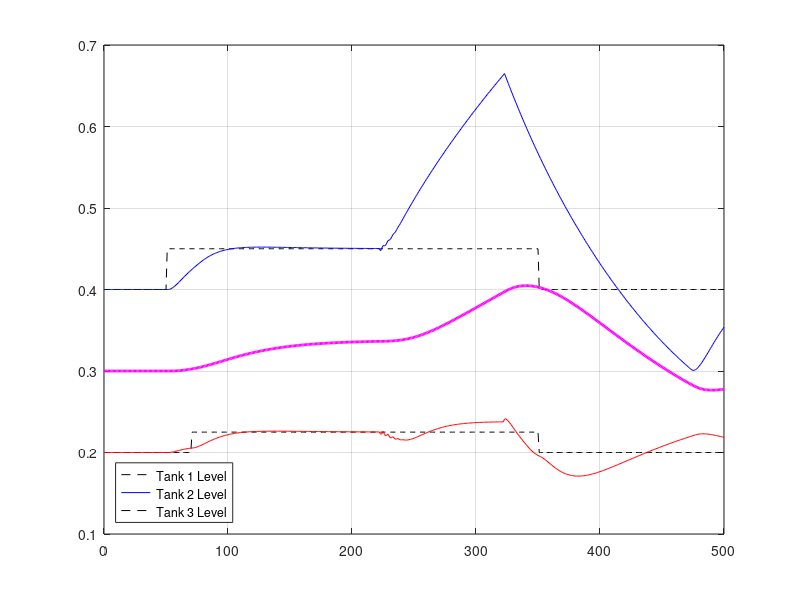

MATLAB code to generate this figure: (Note: this script raises an error after producing the figure.)
load('replay_att_fig')
formatSpec = '%f';
fsz = 10;
% No_attack
% h1=figure(1) 
% set(gca, 'FontSize', fsz, 'LineWidth', 1.5); 
% plot(n,abs_inp_ref(1,1:length(n)),'k--',...
%      n,no_attack(1,1:length(n)),'b',...
%      n,abs_inp_ref(2,1:length(n)),'k--',...
%      n,no_attack(2,1:length(n)),'r',...
%      n,no_attack(3,1:length(n)),'m',...
%      'LineWidth',2),grid
%  
% g = legend('Tank 1 Level','Tank 2 Level','Tank 3 Level','Location','southwest');
% g.FontSize = 14;
% grid on
% axis([20 500 0 0.5])
% grid on;
% xlabel('Time (s)')
% ylabel('Tank 1 Level (m)')
% title('Matlab Simulation: Plant Behavior Without Attacks');
% matlab2tikz('graficas/tikz/fran_no_attack.tikz', 'showInfo', false, 'parseStrings', false, 'standalone', false, 'height', '\figureheight', 'width', '\figurewidth');
%  
% Stealth attack without defense
h2=figure(2), 
plot(n,abs_inp_ref(1,1:length(n)),'k--',...
     n,r_attack(1,1:length(n)),'b',...
     n,abs_inp_ref(2,1:length(n)),'k--',...
     n,r_attack(2,1:length(n)),'r',...
     n,r_attack(3,1:length(n)),'m',...
     'LineWidth',2),grid
 
g = legend('Tank 1 Level','Tank 2 Level','Tank 3 Level','Location','southwest');
g.FontSize = 14;
grid on
axis([20 500 0 0.7])
grid on;
xlabel('Time (s)')
ylabel('Tank 1 Level (m)')
title('Matlab Simulation: Plant Behavior With Replay Attack without Defense');
matlab2tikz('graficas/tikz/fran_abs_no_def.tikz', 'showInfo', false, 'parseStrings', false, 'standalone', false, 'height', '\figureheight', 'width', '\figurewidth');
matlab2tikz('graficas/tikz/std_fran_abs_no_def.tikz', 'showInfo', false, 'parseStrings', false, 'standalone', true, 'height', '\figureheight', 'width', '\figurewidth');
  
% Stealth attack with defense
h3=figure(3)
plot(n,abs_inp_ref(1,1:length(n)),'k--',...
     n,r_attack_d(1,1:length(n)),'b',...
     n,abs_inp_ref(2,1:length(n)),'k--',...
     n,r_attack_d(2,1:length(n)),'r',...
     n,r_attack(3,1:length(n)),'m',...
     'LineWidth',2),grid 
g = legend('Tank 1 Level','Tank 2 Level','Tank 3 Level','Location','southwest');
g.FontSize = 14;
grid on
axis([20 500 0 0.5])
grid on;
xlabel('Time (s)')
ylabel('Tank 1 Level (m)')
title('Matlab Simulation: Plant Behavior With Replay Attack with Defense');
matlab2tikz('graficas/tikz/fran_abs_def.tikz', 'showInfo', false, 'parseStrings', false, 'standalone', false, 'height', '\figureheight', 'width', '\figurewidth');
matlab2tikz('graficas/tikz/std_fran_abs_def.tikz', 'showInfo', false, 'parseStrings', false, 'standalone', true, 'height', '\figureheight', 'width', '\figurewidth');
